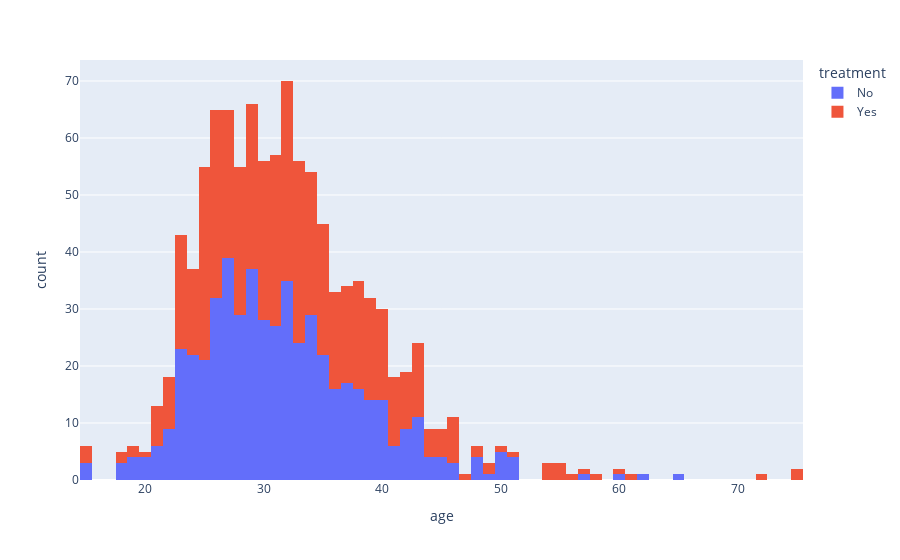

The notebook cell saved with this chart:
### Code cell
px.histogram(health, x = 'age' , color = 'treatment' )

### Figure 1 — Plotly figure (JSON) as saved in the notebook; plotly's stock layout.template omitted (floating-point values rounded to 4 significant figures; data arrays with more than 128 entries replaced by an {"elided": "..."} marker saying what was removed)
{"data": [{"alignmentgroup": "True", "bingroup": "x", "hovertemplate": "treatment=No<br>age=%{x}<br>count=%{y}<extra></extra>", "legendgroup": "No", "marker": {"color": "#636efa"}, "name": "No", "offsetgroup": "No", "orientation": "v", "showlegend": true, "type": "histogram", "x": {"elided": "529 int values"}, "xaxis": "x", "yaxis": "y"}, {"alignmentgroup": "True", "bingroup": "x", "hovertemplate": "treatment=Yes<br>age=%{x}<br>count=%{y}<extra></extra>", "legendgroup": "Yes", "marker": {"color": "#EF553B"}, "name": "Yes", "offsetgroup": "Yes", "orientation": "v", "showlegend": true, "type": "histogram", "x": {"elided": "541 int values"}, "xaxis": "x", "yaxis": "y"}], "layout": {"barmode": "relative", "legend": {"title": {"text": "treatment"}, "tracegroupgap": 0}, "margin": {"t": 60}, "xaxis": {"anchor": "y", "domain": [0, 1], "title": {"text": "age"}}, "yaxis": {"anchor": "x", "domain": [0, 1], "title": {"text": "count"}}}}
